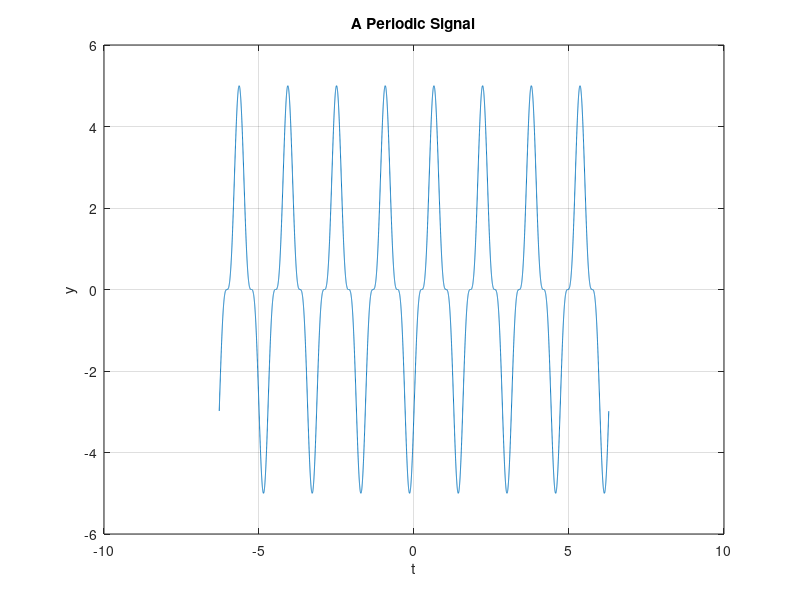

Here is the MATLAB script that generated this plot:
%Example9p2
%This code has a periodic signal
t = -2*pi:0.001:2*pi;
y=5*(sin(4*t-1)).^3;
plot(t,y);grid on;
xlabel('t');ylabel('y');
title('A Periodic Signal');